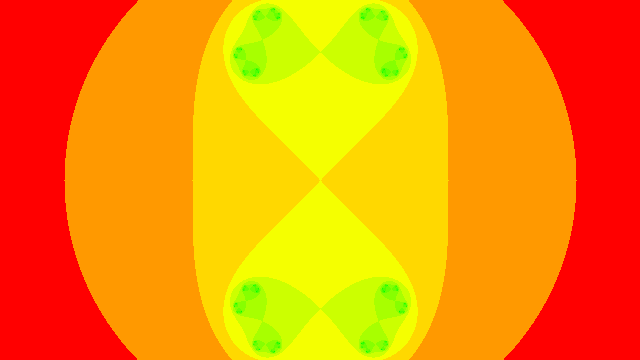
Frame 1 (no input)
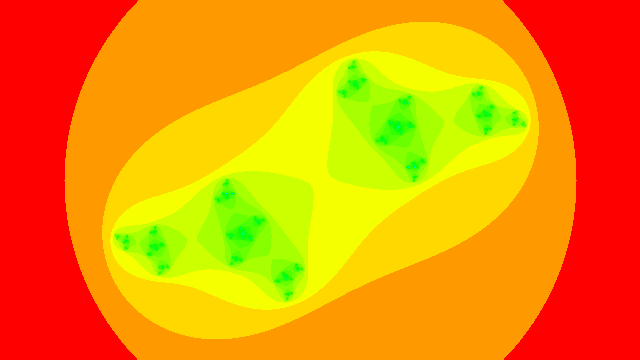
Frame 60 (no input)
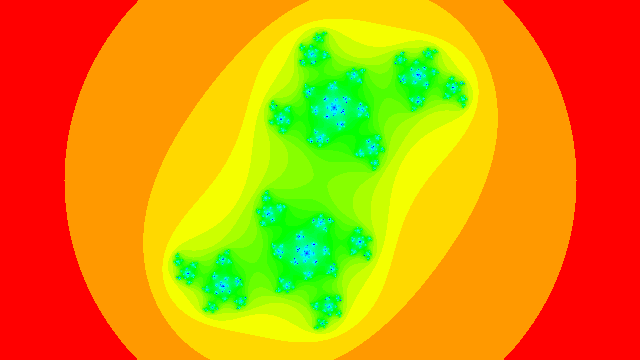
Frame 120 (the mouse pressed at the canvas centre since frame 60)

The p5.js sketch that drew these frames (run headless with seeded random() and noise() and a simulated clock; from frame 60 on, the mouse is pressed at the canvas centre):

// p5.js sketch
// ── sketch.js
let angle = 0;

const maxiterations = 100;

const colorsRed = [];
const colorsGreen = [];
const colorsBlue = [];

function setup() {
  pixelDensity(1);
  createCanvas(640, 360);
  colorMode(HSB, 1);

  for (let n = 0; n < maxiterations; n++) {
    let hu = sqrt(n / maxiterations);
    let col = color(hu, 255, 150);
    colorsRed[n] = red(col);
    colorsGreen[n] = green(col);
    colorsBlue[n] = blue(col);
  }
}

function draw() {
  let ca = cos(angle * 3.213);
  let cb = sin(angle);

  angle += 0.02;

  background(255)

  let w = 5;
  let h = (w * height) / width;

  let xmin = -w / 2;
  let ymin = -h / 2;

  loadPixels();

  let xmax = xmin + w;
  let ymax = ymin + h;

  let dx = (xmax - xmin) / width;
  let dy = (ymax - ymin) / height;

  let y = ymin;
  for (let j = 0; j < height; j++) {
    let x = xmin;
    for (let i = 0; i < width; i++) {
      let a = x;
      let b = y;
      let n = 0;
      while (n < maxiterations) {
        let aa = a * a;
        let bb = b * b;
        if (aa + bb > 4.0) {
          break;
        }
        let twoab = 2.0 * a * b;
        a = aa - bb + ca;
        b = twoab + cb;
        n++;
      }

      let pix = (i + j * width) * 4;
      if (n == maxiterations) {
        pixels[pix + 0] = 0;
        pixels[pix + 1] = 0;
        pixels[pix + 2] = 0;
      } else {
        pixels[pix + 0] = colorsRed[n];
        pixels[pix + 1] = colorsGreen[n];
        pixels[pix + 2] = colorsBlue[n];
      }
      x += dx;
    }
    y += dy;
  }
  updatePixels();
  console.log(frameRate());
}

// ── style.css
html, body {
  margin: 0;
  padding: 0;
  background-color: #ff0404;
}

canvas {
  display: block;
}
